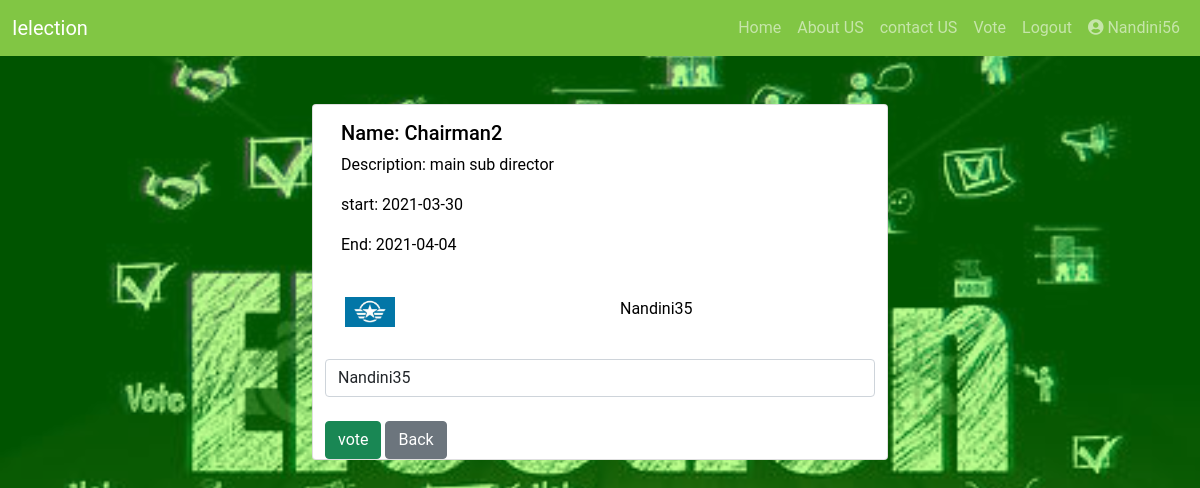
Screenshot of /voting.php?id=8&vote=False (signed in) with the database file from the repository.
### tables this page shows
CREATE TABLE `voter` (
  `id` int(8) NOT NULL,
  `voter_name` varchar(40) DEFAULT NULL,
  `voter_email` varchar(50) NOT NULL,
  `voter_password` varchar(256) NOT NULL,
  `voter_mobile` varchar(10) NOT NULL,
  `vote_status` tinyint(1) NOT NULL
);

CREATE TABLE `election_vote` (
  `eid` int(8) NOT NULL,
  `name` varchar(40) NOT NULL,
  `description` text NOT NULL,
  `start_date` date NOT NULL,
  `end_date` date NOT NULL,
  `reg_last_date` date NOT NULL,
  `create_on` datetime NOT NULL DEFAULT current_timestamp(),
  `vote_status` tinyint(1) NOT NULL
);

CREATE TABLE `elector` (
  `id` int(8) NOT NULL,
  `elector_name` varchar(50) DEFAULT NULL,
  `vote` int(8) NOT NULL,
  `election` varchar(100) NOT NULL,
  `elector_email` varchar(50) NOT NULL,
  `elector_mobile` varchar(10) NOT NULL,
  `elector_password` varchar(256) NOT NULL,
  `elector_logo` varchar(250) NOT NULL
);

### voting.php (the view, shortened to what this page needs)
<?php
include 'partials/db_connection.php';
$check='';
if($_SERVER['REQUEST_METHOD']=='POST')
{
    $id=$_POST['eid'];
    $sql="SELECT * FROM `election_vote` WHERE `eid`='$id'";
    $result=$conn->query($sql);
    $row=$result->fetch(PDO::FETCH_ASSOC);
    if(time()>strtotime($row['start_date']) && time()<strtotime($row['end_date']))
    {
        $id=$_POST['eid'];
        $sql="SELECT * FROM `election_vote` WHERE `eid`=$id";
        $result=$conn->query($sql);
        $row_eletion=$result->fetch(PDO::FETCH_ASSOC);
        $election=$row_eletion['name'];
        $elector_NAME=$_POST['candidate'];
        $sqltest="SELECT * FROM `elector` WHERE  `elector_name`='$elector_NAME'  AND `election`='$election'";
        $result=$conn->query($sqltest);
        $row=$result->fetch(PDO::FETCH_ASSOC);
        $candidate_id=$row['id'];
        $voter_id=$_SESSION['v_id'];
        $find_check="SELECT * FROM `voting` WHERE v_id='$voter_id' AND E_id='$id'";
        $result_check=$conn->query($find_check);
        $row_check=$result_check->rowCount();
        if($row_check)
        {
            $msg="Already voted";
        }
        else{
            $vote=$row['vote']+1;
                $sql_vote="UPDATE `elector` SET `vote` = '$vote' WHERE `elector`.`id` = '$candidate_id'";
                $voted=$conn->query($sql_vote);
                $sql_insert="INSERT INTO `voting` (`v_id`, `E_id`, `c_id`) VALUES ('$voter_id','$id','$candidate_id')";
                $sql_voted_final=$conn->query($sql_insert);
                if($sql_voted_final)
                {
                    $msg="Your voted counted";
                }
        }
    }
    else{
        $d=date_format(new DateTime($row['start_date']),"d/m");
        $msg="Wait, voting line is closed, voting will start at ".$d;
    }
    $sql="SELECT * FROM `election_vote` WHERE `eid`= '$id'";
    $result=$conn->query($sql);
}
else{
    $id=$_REQUEST['id'];
    $sql="SELECT * FROM `election_vote` WHERE `eid`= '$id'";
    $result=$conn->query($sql);
}
?>
<!doctype html>
<html lang="en">
<head>
    <link href="https://cdn.jsdelivr.net/npm/bootstrap@5.0.0-beta2/dist/css/bootstrap.min.css" rel="stylesheet"
>
    <link rel="stylesheet" href="https://pro.fontawesome.com/releases/v5.10.0/css/all.css"
 />
    <link rel="stylesheet" href="cssfolder/homestyle.css">
</head>
<body>
<?php
        include('partials/_nav.php');
         ?>
    <div class="container vote mb-10">
    <div class="row">
        <?php
      while($row=$result->fetch(PDO::FETCH_ASSOC))
      {
          echo '
          <div class="card mt-5" style="width: 36rem; margin:auto">
              <div class="card-body">
                  <h5 class="card-title">Name: '.$row['name'].'</h5 <p class="card-text">Description:
                  '.$row['description'].'</p>
                  <p>start: '.$row['start_date'].'
                  <p>End: '.$row['end_date'].'
          </div>';
         $election=$row['name'];
         $sql_candidate="SELECT * FROM `elector` WHERE `election`='$election'";
         $result_candidate=$conn->query($sql_candidate);
         $check=$result_candidate->rowCount();
         echo '<div class="row">';
         $sql_candidate="SELECT * FROM `elector` WHERE `election`='$election'";
         $result_candidate=$conn->query($sql_candidate);
         while($row1=$result_candidate->fetch(PDO::FETCH_ASSOC))
         {
             $logo=substr($row1['elector_logo'],3);
             echo '<div class="row logo m-2">
                    <div class="col-md-6">
                         <img src="'.$logo.'" alt="..." width="50px">
                    </div>
                    <div class="col-md-6">
                    '.$row1['elector_name'].'
                    </div>
             </div>';
         }
        echo "<br>
        </div>";
         ?>
        <form action="<?php echo htmlspecialchars($_SERVER["PHP_SELF"]);?>" method="post">
            <select name="candidate" id="candidate" class="form-control">
                <?php
                         $result_candidate=$conn->query($sql_candidate);
                         if($check)
                         {
                            while($row1=$result_candidate->fetch(PDO::FETCH_ASSOC))
                            {
                                echo '<option  class="form-control">'.$row1['elector_name'].'</option>';
                            }
                         }
                }
                ?>
            </select>
            <br>
            <?php
             if($check)
             {
                echo '<input type="submit" class="btn btn-success" id="submit" value="vote">';
             }
            ?>
            <a href="vote.php" class="btn btn-secondary">Back</a>
        </form>
    </div>
    </div>
    </div>
</body>
</html>

### partials/_nav.php (shortened to what this page needs)
<?php
require_once("db_connection.php");
$email=$username="";
$check1=isset($_SESSION['v_id']);
if($check1)
{
    $id=$_SESSION['v_id'];
    $sql_check="SELECT * FROM `voter` WHERE `id` = '$id'";
    $r=$conn->query($sql_check);
    $row=$r->fetch(PDO::FETCH_ASSOC);
    $username=$row['voter_name'];
    $page="/php_project_sem4/PHPProject_CE082_CE111_CE103/PHPProject_CE082_CE111_CE103/election/voter/V_profile.php";
}
echo '<nav class="navbar navbar-expand-lg navbar-dark bg-dark">
<div class="container-fluid">
  <a class="navbar-brand" href="#">Ielection</a>
  <button class="navbar-toggler" type="button" data-bs-toggle="collapse" data-bs-target="#navbarSupportedContent" aria-controls="navbarSupportedContent" aria-expanded="false" aria-label="Toggle navigation">
    <span class="navbar-toggler-icon"></span>
  </button>
  <div class="collapse navbar-collapse " id="navbarSupportedContent">
    <ul class="navbar-nav mb-2 mb-lg-0 ms-auto">
      <li class="nav-item">
        <a class="nav-link" aria-current="page" href="/php_project_sem4/PHPProject_CE082_CE111_CE103/PHPProject_CE082_CE111_CE103/election/index.php">Home</a>
      </li>
      <li class="nav-item">
      <a class="nav-link" aria-current="page" href="/php_project_sem4/PHPProject_CE082_CE111_CE103/PHPProject_CE082_CE111_CE103/election/about us.php">About US </a>
    </li>
    <li class="nav-item">
      <a class="nav-link" aria-current="page" href="/php_project_sem4/PHPProject_CE082_CE111_CE103/PHPProject_CE082_CE111_CE103/election/contact.php">contact US </a>
    </li>
   ';
      if(!$username)
      {
        echo ' <li class="nav-item dropdown">
        <a class="nav-link dropdown-toggle" href="#" id="navbarDropdown" role="button" data-bs-toggle="dropdown" aria-expanded="false">
         login
        </a>
        <ul class="dropdown-menu" aria-labelledby="navbarDropdown">
          <li><a class="dropdown-item" href="/php_project_sem4/PHPProject_CE082_CE111_CE103/PHPProject_CE082_CE111_CE103/election/voter/V_login.php">Voter</a></li>
          <li><a class="dropdown-item" href="/php_project_sem4/PHPProject_CE082_CE111_CE103/PHPProject_CE082_CE111_CE103/election/candidate/E_login.php">Candidate</a></li>
          <li><a class="dropdown-item" href="/php_project_sem4/PHPProject_CE082_CE111_CE103/PHPProject_CE082_CE111_CE103/election/admin/A_login.php">Admin</a></li>
        </ul>
        </li>';
        echo ' <li class="nav-item dropdown">
        <a class="nav-link dropdown-toggle" href="#" id="navbarDropdown" role="button" data-bs-toggle="dropdown" aria-expanded="false">
         signup
        </a>
        <ul class="dropdown-menu" aria-labelledby="navbarDropdown">
          <li><a class="dropdown-item" href="/php_project_sem4/PHPProject_CE082_CE111_CE103/PHPProject_CE082_CE111_CE103/election/voter/V_signup.php">Voter</a></li>
          <li><a class="dropdown-item" href="/php_project_sem4/PHPProject_CE082_CE111_CE103/PHPProject_CE082_CE111_CE103/election/candidate/E_signup.php">Candidate</a></li>
        </ul>
        </li>';
      }
      else
      {
        echo '<li class="nav-item">
        <a class="nav-link"  href="/php_project_sem4/PHPProject_CE082_CE111_CE103/PHPProject_CE082_CE111_CE103/election/vote.php">Vote</a>
        </li>
        <li class="nav-item">
        <a class="nav-link" href="/php_project_sem4/PHPProject_CE082_CE111_CE103/PHPProject_CE082_CE111_CE103/election/logout.php">Logout</a>
          </li>
         <li class="nav-item">
        <a class="nav-link" href="'.$page.'"><i class="fa fa-user-circle" ></i> '.$username.'  </a>
        </li>';
      }
      echo '</ul></div>
</div>
</nav>';
?>

### cssfolder/homestyle.css (style rules this page uses)
* { padding:0; margin: 0; box-sizing: border-box; font-family: 'Roboto', sans-serif; }
body { background-image: url('../uploads/vote.jpg'); background-repeat: no-repeat; background-position: center center; background-size: cover; background-color: rgba(62, 211, 16, 0.5); font-family: 'Josefin Sans', sans-serif; background-blend-mode: overlay; color:white; min-height: 100vh; }
.navbar { background-color: #81c644 !important; z-index: 2; }

### voting.php (style rules this page uses)
.vote { color:black; }

### rows the page displays
voter: voter_name "Nandini56"
election_vote: name "Chairman2", description "main sub director", start_date "2021-03-30", end_date "2021-04-04"
elector: elector_logo (picture), elector_name "Nandini35"

### other values shown
form field candidate "Nandini35"
